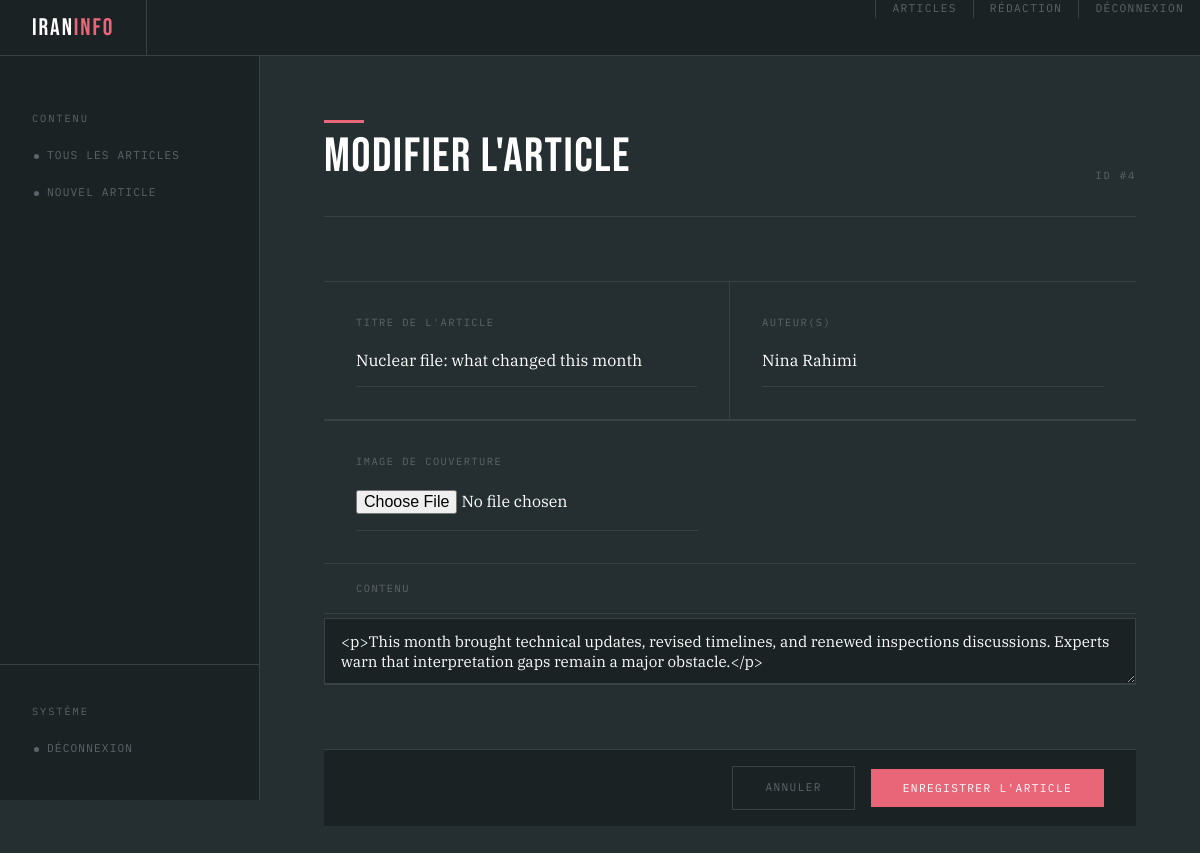
The app's page /article/edit/4 (signed in) with its own data.
### tables this page shows
CREATE TABLE article(
   id_article INT AUTO_INCREMENT,
   title VARCHAR(255) ,
   slug VARCHAR(255) ,
   content TEXT,
   summary VARCHAR(500) ,
   created_at DATETIME,
   authors TEXT,
   cover TEXT,
   PRIMARY KEY(id_article)
);

### templates/bo/article-edit.php (called while the page is built)
<?php
require __DIR__ . '/article-form.php';

### controllers/ArticleController.php (called while the page is built, shortened)
<?php
require_once __DIR__ . '/../src/Article.php';
require_once __DIR__ . '/../src/Util.php';
function handleArticleEdit(int $id): void {
    $article = Article::findById($id);
    $pageTitle = 'Modifier l\'article';
    require __DIR__ . '/../templates/bo/article-edit.php';
}

### src/Util/Html.php (called while the page is built, shortened)
<?php
function e(mixed $val): string {
    return htmlspecialchars((string)($val ?? ''), ENT_QUOTES, 'UTF-8');
}

### src/Util.php (called while the page is built, shortened)
<?php
require_once __DIR__ . '/Util/Html.php';
function e(mixed $val): string { return \Util\e($val); }

### config/db.php (called while the page is built, shortened)
<?php
function getDb(): PDO {
    $host = $_ENV['DB_HOST'] ?? getenv('DB_HOST') ?? 'db';
    $name = $_ENV['DB_NAME'] ?? getenv('DB_NAME') ?? 'iraninfo_db';
    $user = $_ENV['DB_USER'] ?? getenv('DB_USER') ?? 'root';
    $pass = $_ENV['DB_PASS'] ?? getenv('DB_PASS') ?? 'root';
    $pdo = new PDO(
        "mysql:host=$host;dbname=$name;charset=utf8mb4",
        $user,
        $pass,
        [
            PDO::ATTR_ERRMODE            => PDO::ERRMODE_EXCEPTION,
            PDO::ATTR_DEFAULT_FETCH_MODE => PDO::FETCH_ASSOC,
        ]
    );
    return $pdo;
}

### src/Article.php (called while the page is built, shortened)
<?php
require_once __DIR__ . '/../config/db.php';
require_once __DIR__ . '/Util.php';
class Article {
    public static function findById(int $id): ?array {
        $stmt = getDb()->prepare('SELECT * FROM article WHERE id_article = ?');
        $stmt->execute([$id]);
        $row = $stmt->fetch();
        return $row ?: null;
    }
}

### templates/bo/article-form.php (the view, shortened to what this page needs)
<?php
$isEdit   = !empty($article['id_article']);
require __DIR__ . '/../layout/head.php';
require __DIR__ . '/../layout/nav.php';
?>
<div class="bo-layout">
    <?php require __DIR__ . '/../layout/sidebar.php'; ?>
    <main class="bo-main">
        <div class="bo-page-header">
            <div class="bo-page-header__left">
                <span class="accent-bar"></span>
                <h1><?= e($pageTitle) ?></h1>
            </div>
            <span class="section-label">
                <?= $isEdit ? 'ID #' . e($article['id_article']) : 'Nouveau' ?>
            </span>
        </div>
        <form action="/article/save" method="post" class="article-form" enctype="multipart/form-data">
            <div class="form-row">
                <div class="field">
                    <label for="title">Titre de l'article</label>
                    <input type="text" id="title" name="title"
                        value="<?= e($article['title'] ?? '') ?>"
                        placeholder="Saisir un titre...">
                </div>
                <div class="field">
                    <label for="authors">Auteur(s)</label>
                    <input type="text" id="authors" name="authors"
                        value="<?= e($article['authors'] ?? '') ?>"
                        placeholder="Nom_Prénom1, Nom_Prénom2, etc...">
                </div>
            </div>
            <div class="form-row">
                <div class="field">
                    <label for="cover">Image de couverture</label>
                    <input type="file" id="cover" name="cover" accept="image/*">
                </div>
            </div>
            <div class="form-block form-block--editor">
                <div class="field">
                    <label class="section-label">Contenu</label>
                    <textarea id="contentEditor" name="content"><?= e($article['content'] ?? '') ?></textarea>
                </div>
            </div>
            <div class="form-actions">
                <a href="/article/list" class="btn btn--ghost">Annuler</a>
                <button type="submit" class="btn btn--primary">Enregistrer l'article</button>
            </div>
        </form>
    </main>
</div>
</body>
</html>

### records on screen
article: id_article "4", title "Nuclear file: what changed this month", authors "Nina Rahimi", content "<p>This month brought technical updates, revised timelines, and renewed inspections discussions. Experts warn that interpretation gaps remain a major obstacle.</p>"

### other values on screen
$pageTitle "Modifier l'article"
